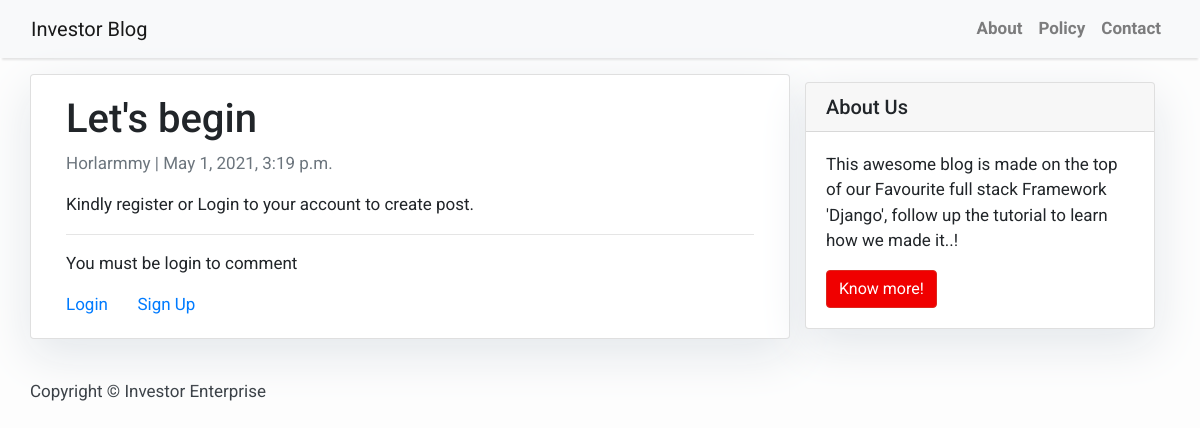
The app's page /post/2/ with its own data.
### blog/models.py (models this page shows, shortened)
class Post(models.Model):
    title = models.CharField(max_length=200, unique=True)
    slug = models.SlugField(max_length=200, unique=True)
    author = models.ForeignKey('auth.User', on_delete= models.CASCADE)
    updated_on = models.DateTimeField(auto_now= True)
    content = models.TextField()
    created_on = models.DateTimeField(auto_now_add=True)
    status = models.IntegerField(choices=STATUS, default=0)
    class Meta:
        ordering = ['-created_on']

### blog/views.py (the view)
# urls.py: path('post/<int:pk>/', views.PostDetail.as_view(), name='post_detail'),
class PostDetail(generic.DetailView):
   model = Post
   template_name = 'post_details.html'

### templates/post_details.html
{% extends 'base.html' %} {% block content %}
<div class="container">
  <div class="row">
    <div class="col-md-8 card mb-4  mt-3 left  top">
      <div class="card-body">
        <h1>{% block title %} {{ post.title }} {% endblock title %}</h1>
        <p class=" text-muted">{{ post.author }} | {{ post.created_on }}</p>
        <p class="card-text ">{{ post.content | safe }}</p>
        <hr/>
         {% if user.is_authenticated %}
        <a href="{% url 'comment_new' post.pk %}"> Add Comment </a>
        <br/>
        <a href="{% url 'post_edit' post.pk %}" > +Edit Post </a> &nbsp; &nbsp; <a href="{% url 'post_delete' post.pk %}">Delete Post </a>
        {% else %}
        <p> You must be login to comment</p>
         <a href="{% url 'login' %}"> Login </a> &nbsp; &nbsp; &nbsp; <a href="{% url 'signup' %}"> Sign Up </a>
         {% endif %}
      </div>
    </div>
    {% block sidebar %} {% include 'sidebar.html' %} {% endblock sidebar %}
    {% endblock content %}

### templates/base.html (style rules this page uses)
body { font-family: "Roboto", sans-serif; font-size: 17px; background-color: #fdfdfd; }

### templates/sidebar.html (style rules this page uses)
.card { box-shadow: 0 16px 48px #E3E7EB; }

### records on screen
Post: title "Let's begin", author "Horlarmmy", created_on "May 1, 2021, 3:19 p.m.", content "Kindly register or Login to your account to create post."
